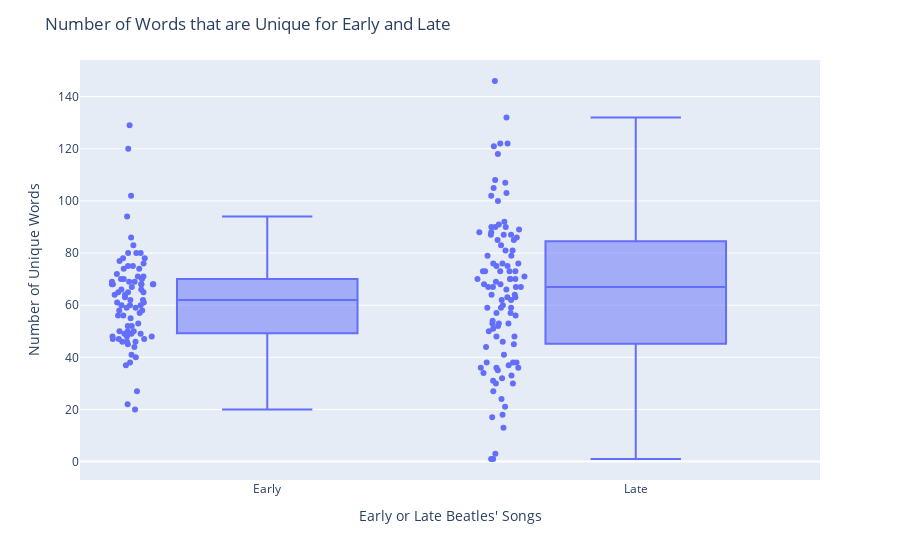

This figure's notebook cell:
### Markdown cell above
From this plot it is obvious that there is more variance in the Beatles' later songs, strikingly so in albums like 'The White Album'.

### Code cell
fig2 = px.box(Beatles, x='EARLY_LATE', 
              y ='UNIQUE', 
              points = "all", 
              hover_data=["SONG"])

fig2.update_layout(title='Number of Words that are Unique for Early and Late', 
                  xaxis_title="Early or Late Beatles' Songs",
                  yaxis_title="Number of Unique Words")
fig2.show()

### Figure 1 — Plotly figure (JSON) as saved in the notebook; plotly's stock layout.template omitted (floating-point values rounded to 4 significant figures; data arrays with more than 128 entries replaced by an {"elided": "..."} marker saying what was removed)
{"data": [{"alignmentgroup": "True", "boxpoints": "all", "customdata": {"elided": "186x1 str values"}, "hovertemplate": "EARLY_LATE=%{x}<br>UNIQUE=%{y}<br>SONG=%{customdata[0]}<extra></extra>", "legendgroup": "", "marker": {"color": "#636efa"}, "name": "", "notched": false, "offsetgroup": "", "orientation": "v", "showlegend": false, "type": "box", "x": {"elided": "186 str values"}, "x0": " ", "xaxis": "x", "y": {"elided": "186 int values"}, "y0": " ", "yaxis": "y"}], "layout": {"boxmode": "group", "legend": {"tracegroupgap": 0}, "margin": {"t": 60}, "title": {"text": "Number of Words that are Unique for Early and Late"}, "xaxis": {"anchor": "y", "domain": [0, 1], "title": {"text": "Early or Late Beatles' Songs"}}, "yaxis": {"anchor": "x", "domain": [0, 1], "title": {"text": "Number of Unique Words"}}}}
